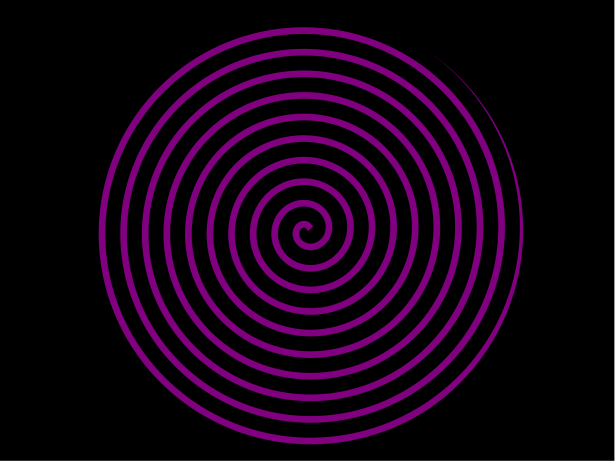

This chart was generated by the following Python code:
import numpy as np
import matplotlib.pyplot as plt

r = np.arange(0.1, 15, 0.001)
theta = 4 * np.pi * r

fig, ax = plt.subplots(subplot_kw={'projection': 'polar'})
ax.plot(theta, r, color='purple', linewidth=5)
ax.set_rmax(5)
ax.set_rticks([0.5, 1, 1.5, 2])
ax.set_rlabel_position(-22.5) 
ax.grid(True)
fig.patch.set_facecolor('black')

plt.axis('off')
plt.tight_layout()
plt.savefig('swirl.svg')
plt.show()